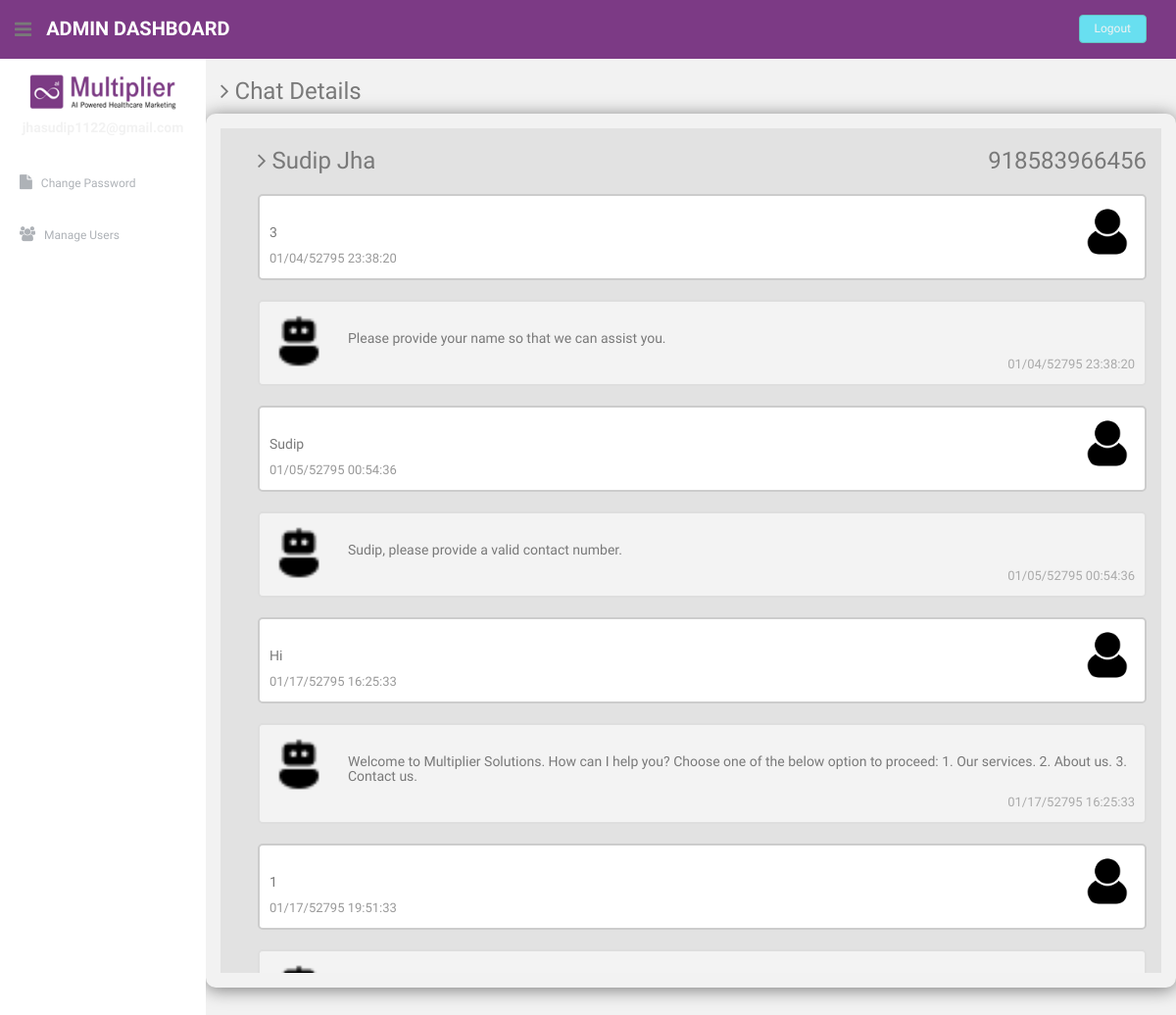
Page /loginsystem/admin/chat.php?id=918583966456 (signed in) on the committed database.
### tables this page shows
CREATE TABLE IF NOT EXISTS `chats` (
  `Session id` varchar(255) NOT NULL,
  `Mobile_Number` varchar(255) NOT NULL,
  `User_message` longtext NOT NULL,
  `Bot_message` longtext NOT NULL,
  `Timestamp` varchar(255) NOT NULL,
  `User_name` varchar(255) NOT NULL
);

### loginsystem/admin/chat.php (the view, shortened to what this page needs)
<?php
include'dbconnection.php';
if (strlen($_SESSION['id']==0)) {
  header('location:logout.php');
  } else{
if(isset($_GET['id']))
{
$number = $_GET['id'];
$msg=mysqli_query($con,"select * from  chats where Mobile_Number=".$number);
}
?><!DOCTYPE html>
<html lang="en">
  <head>
    <link href="assets/css/bootstrap.css" rel="stylesheet">
    <link href="assets/font-awesome/css/font-awesome.css" rel="stylesheet" />
    <link href="assets/css/style.css" rel="stylesheet">
    <link href="assets/css/style-responsive.css" rel="stylesheet">
  </head>
  <body>
  <section id="container" >
      <header class="header black-bg">
              <div class="sidebar-toggle-box">
                  <div class="fa fa-bars tooltips" data-placement="right" data-original-title="Toggle Navigation"></div>
              </div>
            <a href="#" class="logo"><b>Admin Dashboard</b></a>
            <div class="top-menu">
            	<ul class="nav pull-right top-menu">
                    <li><a class="logout" href="logout.php">Logout</a></li>
            	</ul>
            </div>
        </header>
      <aside>
          <div id="sidebar"  class="nav-collapse ">
              <ul class="sidebar-menu" id="nav-accordion">
              	  <p class="centered"><a href="#"><img src="assets/img/logo.png" class="img-circle" width="150"></a></p>
              	  <h5 class="centered"><?php echo $_SESSION['login'];?></h5>
                  <li class="mt">
                      <a href="change-password.php">
                          <i class="fa fa-file"></i>
                          <span>Change Password</span>
                      </a>
                  </li>
                  <li class="sub-menu">
                      <a href="manage-users.php" >
                          <i class="fa fa-users"></i>
                          <span>Manage Users</span>
                      </a>
                  </li>
              </ul>
          </div>
      </aside>
      <section id="main-content">
          <section class="wrapper">
<h3><i class="fa fa-angle-right"></i> Chat Details </h3>
<div class="row dep">
          <div class="col-sm-12 dep_img">
            <?php
            $row=mysqli_fetch_array($msg);
            ?>
            <h3><i class="fa fa-angle-right"></i> <?php echo($row['User_name']);?> <span style="float: right;"><?php echo($row['Mobile_Number']);?></span></h3>
            <?php
            while($row=mysqli_fetch_array($msg)){
         ?>
<div class="col-sm-12 container darker">
  <img src="assets/img/user.png" alt="Avatar" class="right" style="width:100%;">
    <h5 style="padding-top: 10px;"><?php echo($row['User_message']);?></h5>
  <span class="time-left"><?php echo date('m/d/Y H:i:s', ($row['Timestamp']));?></span>
</div>
                <div class="col-sm-12 container">
  <img src="assets/img/bot.png" alt="Avatar" style="width:100%;">
  <h5 style="padding-top: 10px;"><?php echo($row['Bot_message']);?></h5>
  <span class="time-right"><?php echo date('m/d/Y H:i:s', ($row['Timestamp']));?></span>
</div>
 <?php }?>
          </div>
          </div>
		</section>
      </section
  ></section>
  </body>
</html>
<?php } ?>

### loginsystem/admin/assets/css/style.css (style rules this page uses)
body { color: #797979; background: #f2f2f2; font-family: 'Ruda', sans-serif; padding: 0px !important; margin: 0px !important; font-size:13px; }
ul li { list-style: none; }
a, a:hover, a:focus { text-decoration: none; outline: none; }
#container { width: 100%; height: 100%; }
.centered { text-align: center; }
.mt { margin-top: 25px; }
ul.top-menu > li > .logout { color: #f2f2f2; font-size: 12px; border-radius: 4px; -webkit-border-radius: 4px; border: 1px solid #64c3c2 !important; padding: 5px 15px; margin-right: 15px; background: #68dff0; margin-top: 15px; }
#sidebar { width: 210px; height: 100%; position: fixed; background: #ffffff; }
#sidebar h5 { color: #f2f2f2; font-weight: 700; }
#sidebar ul li { position: relative; }
ul.sidebar-menu , ul.sidebar-menu li ul.sub { margin: -2px 0 0; padding: 0; }
ul.sidebar-menu { margin-top: 75px; }
ul.sidebar-menu li { margin-bottom: 5px; margin-left:10px; margin-right:10px; }
ul.sidebar-menu li.sub-menu { line-height: 15px; }
ul.sidebar-menu li a span { display: inline-block; }
ul.sidebar-menu li a { color: #aeb2b7; text-decoration: none; display: block; padding: 15px 0 15px 10px; font-size: 12px; outline: none; -webkit-transition: all 0.3s ease; -moz-transition: all 0.3s ease; -o-transition: all 0.3s ease; -ms-transition: all 0.3s ease; transition: all 0.3s ease; }
ul.sidebar-menu li a i { font-size: 15px; padding-right: 6px; }
#main-content { margin-left: 210px; }
.header, .footer { min-height: 60px; padding: 0 15px; }
.header { position: fixed; left: 0; right: 0; z-index: 1002; }
.black-bg { background: #7c3a85; border-bottom: 1px solid #7c3a85; }
.wrapper { display: inline-block; margin-top: 60px; padding-left: 15px; padding-right: 15px; padding-bottom: 15px; padding-top: 0px; width: 100%; }
a.logo { font-size: 20px; color: #ffffff; float: left; margin-top: 15px; text-transform: uppercase; }
a.logo b { font-weight: 900; }
#top_menu .nav > li, ul.top-menu > li { float: left; }
ul.top-menu > li > a { color: #666666; font-size: 16px; border-radius: 4px; -webkit-border-radius: 4px; border:1px solid #666666 !important; padding: 2px 6px; margin-right: 15px; }
.sidebar-toggle-box { float: left; padding-right: 15px; margin-top: 20px; }
.sidebar-toggle-box .fa-bars { cursor: pointer; display: inline-block; font-size: 20px; }
.dep { box-shadow: 0px 2px 18px 0px; padding: 15px; border-radius: 10px; margin-bottom: 20px; }
.dep_img { padding-left: 38px !important; background: #e2e2e2; height: 862px; overflow-y: scroll; }
.container { border: 2px solid #dedede; background-color: #f3f3f3; border-radius: 5px; padding: 10px; margin: 10px 0; }
.darker { border-color: #ccc; background-color: #FFFFFF; }
.container::after { content: ""; clear: both; display: table; }
.container img { float: left; max-width: 60px; width: 100%; margin-right: 20px; border-radius: 50%; }
.container img.right { float: right; margin-left: 20px; margin-right:0; }
.time-right { float: right; color: #aaa; }
.time-left { float: left; color: #999; }

### rows in the picture
chats: User_name "Sudip Jha", Mobile_Number "918583966456"
chats: User_message "3", Timestamp "01/04/52795 23:38:20", Bot_message "Please provide your name so that we can assist you."
chats: User_message "Sudip", Timestamp "01/05/52795 00:54:36", Bot_message "Sudip, please provide a valid contact number."
chats: User_message "Hi", Timestamp "01/17/52795 16:25:33", Bot_message "Welcome to Multiplier Solutions. How can I help you? Choose one of the below option to proceed: 1. Our services. 2. About us. 3. Contact us."
chats: User_message "1", Timestamp "01/17/52795 19:51:33"
